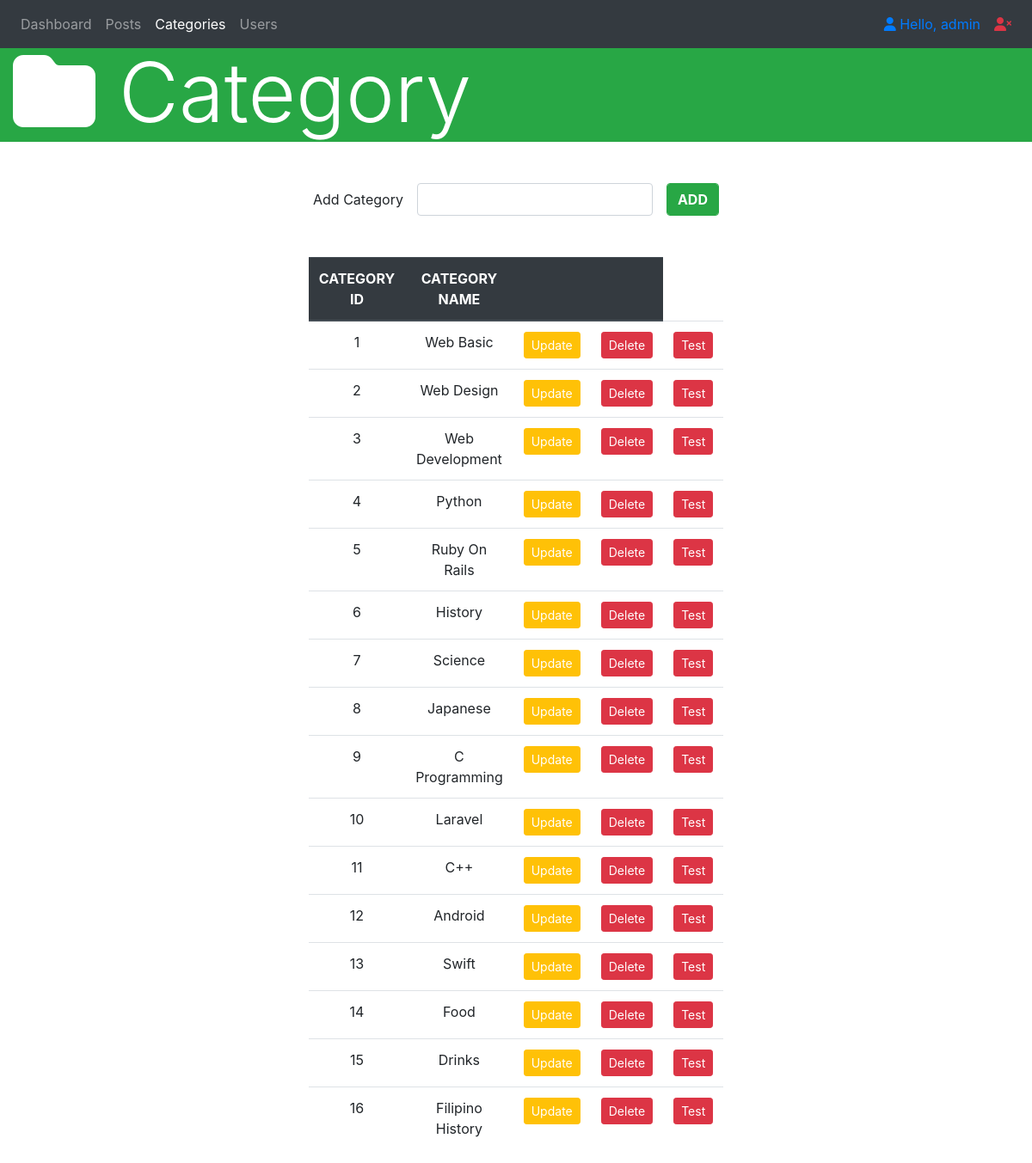
Screenshot of /categoriesPage.php (signed in) with the database file from the repository.
### tables this page shows
CREATE TABLE `categories` (
  `category_id` int(11) NOT NULL,
  `category_name` varchar(45) NOT NULL
);

### functions/categoryFunctions.php (the view, shortened to what this page needs)
<?php
    function displayAllCategories(){
        $conn = db_connect();
        $sql = "SELECT * FROM categories";
        $result = $conn->query($sql);
        if($result->num_rows > 0){
            while($row = $result->fetch_assoc()){
                echo"
                    <tr>
                        <td>".$row['category_id']."</td>
                        <td>".$row['category_name']."</td>
                        <td><a href='updateCategory.php?id=".$row['category_id']."' class='btn btn-sm btn-warning text-white'>Update</a></td>
                        <td><a href='deleteCategory.php?id=".$row['category_id']."' class='btn btn-sm btn-danger text-white'>Delete</a></td>
                        <td><a href='categoriesPage.php?actiontype=delete&id=".$row['category_id']."' class='btn btn-sm btn-danger text-white'>Test</a></td>
                    </tr>
                ";
            }
        }else{
            echo "<tr>
            <td colspan='4' class = 'text-center 'font-weight-bold'>No Records Found</td>
            </tr>";
        }
    }
?>

### categoriesPage.php (shortened to what this page needs)
<?php
    include 'functions/categoryFunctions.php';
?>
<!DOCTYPE html>
<html lang="en">
<head>
    <link rel="stylesheet" href="https://stackpath.bootstrapcdn.com/bootstrap/4.3.1/css/bootstrap.min.css"
>
</head>
<body>
    <nav class="navbar navbar-expand-lg navbar-dark bg-dark fixed-top justify-content-between">
        <ul class="nav navbar-nav">
            <li class="nav-item">
                <a href="dashboard.php" class="nav-link">Dashboard</a>
            </li>
            <li class="nav-item">
                <a href="postsPage.php" class="nav-link">Posts</a>
            </li>
            <li class="nav-item active">
                <a href="categoriesPage.php" class="nav-link">Categories</a>
            </li>
            <li>
                <a href="usersPage.php" class="nav-link">Users</a>
            </li>
        </ul>
        <ul class="navbar-nav justify-content-end">
            <li class="nav-item">
                <a href="profile.php" class="nav-link text-primary"><i class="fas fa-user"></i> Hello,
                    <?php
                            echo $_SESSION['first_name']
                        ?>
                </a>
            </li>
            <li class="nav-item">
                <a href="logout.php" class="nav-link text-danger" style="opacity: 1;"><i
                        class="fas fa-user-times"></i></a>
            </li>
        </ul>
    </nav>
    <div class="container-fluid bg-success text-white" style="margin-top:50px;">
        <h2 class="display-1"><i class="fas fa-folder"></i> Category</h2>
    </div>
    <div class="container w-50 mx-auto mt-5">
        <form class="form-inline" method="post">
            <div class="form-group mx-auto">
                <label for="newCategory" class="mr-3">Add Category</label>
                <input type="text" name="category_name" id="inputNewCategory" class="form-control mr-3">
                <button type="submit" name="add" role="button"
                    class="btn btn-success form-control text-uppercase font-weight-bold">Add</button>
            </div>
        </form>
    </div>
    <div class="container w-50">
        <table class="table table-hover w-75 mx-auto text-center mt-5">
            <thead class="thead thead-dark text-uppercase">
                <th>Category ID</th>
                <th>Category Name</th>
                <th></th>
                <th></th>
            </thead>
            <tbody>
                <?php
                    displayAllCategories();
                ?>
            </tbody>
        </table>
    </div>
</body>
</html>

### rows the page displays
categories: category_id "1", category_name "Web Basic"
categories: category_id "2", category_name "Web Design"
categories: category_id "3", category_name "Web Development"
categories: category_id "4", category_name "Python"
categories: category_id "5", category_name "Ruby On Rails"
categories: category_id "6", category_name "History"
categories: category_id "7", category_name "Science"
categories: category_id "8", category_name "Japanese"
categories: category_id "9", category_name "C Programming"
categories: category_id "10", category_name "Laravel"
categories: category_id "11", category_name "C++"
categories: category_id "12", category_name "Android"
categories: category_id "13", category_name "Swift"
categories: category_id "14", category_name "Food"
categories: category_id "15", category_name "Drinks"
categories: category_id "16", category_name "Filipino History"

### other values shown
$_SESSION['first_name'] "admin"
